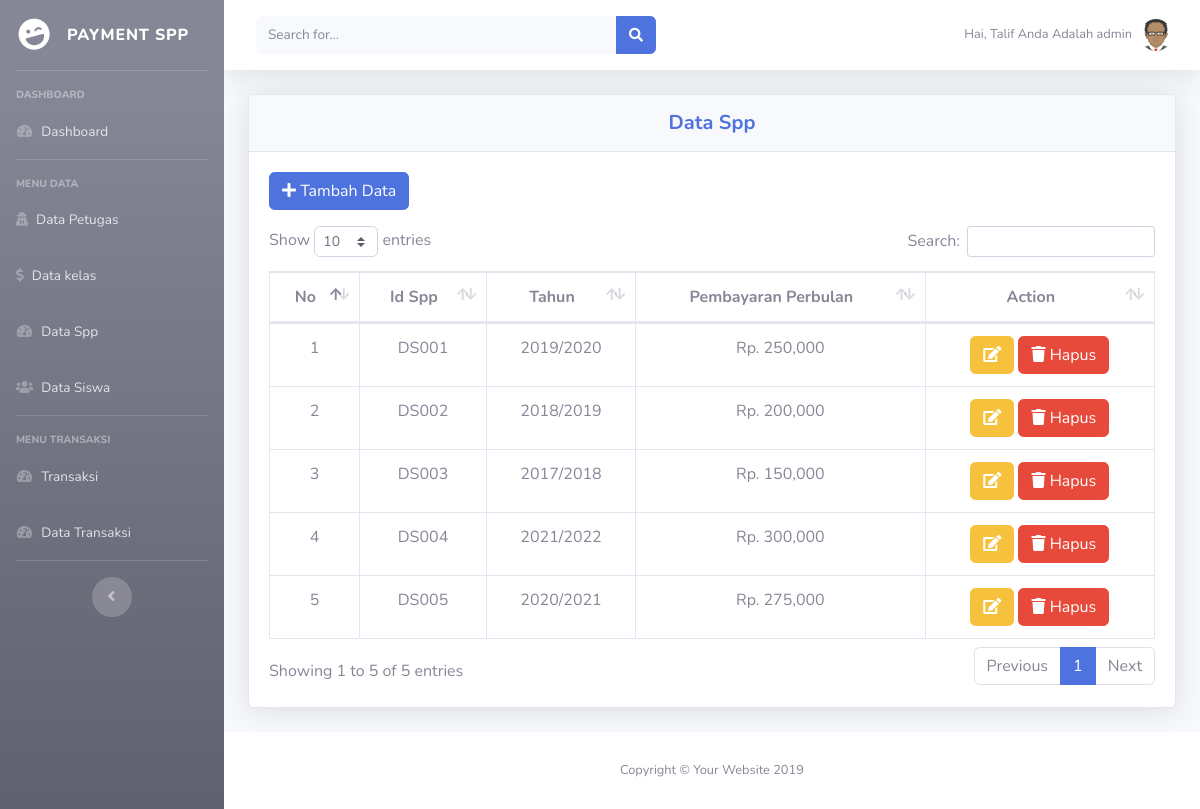
The page /data_spp.php (signed in) on the database its author committed.
### tables this page shows
CREATE TABLE `tb_petugas` (
  `id_petugas` varchar(50) NOT NULL,
  `username` varchar(50) NOT NULL,
  `password` varchar(50) NOT NULL,
  `nama_petugas` varchar(50) NOT NULL,
  `level` varchar(50) NOT NULL
);

CREATE TABLE `tb_spp` (
  `id_spp` varchar(50) NOT NULL,
  `tahun` varchar(50) NOT NULL,
  `nominal` int(11) NOT NULL
);

### data_spp.php (the view, shortened to what this page needs)
<?php
  if ($_SESSION['admin'] || $_SESSION['petugas'] || $_SESSION['siswa']) {
 ?>
<!DOCTYPE html>
<html lang="en">
<head>
  <link href="vendor/fontawesome-free/css/all.min.css" rel="stylesheet" type="text/css">
  <link href="css/sb-admin-2.min.css" rel="stylesheet">
  <link href="vendor/datatables/dataTables.bootstrap4.min.css" rel="stylesheet">
</head>
<body id="page-top">
  <div id="wrapper">
      <?php
        include 'sidebar.php'
      ?>
    <div id="content-wrapper" class="d-flex flex-column">
      <div id="content">
        <nav class="navbar navbar-expand navbar-light bg-white topbar mb-4 static-top shadow">
          <form class="d-none d-sm-inline-block form-inline mr-auto ml-md-3 my-2 my-md-0 mw-100 navbar-search">
            <div class="input-group">
              <input type="text" class="form-control bg-light border-0 small" placeholder="Search for..." aria-label="Search" aria-describedby="basic-addon2">
              <div class="input-group-append">
                <button class="btn btn-primary" type="button">
                  <i class="fas fa-search fa-sm"></i>
                </button>
              </div>
            </div>
          </form>
            <?php include 'menu2.php'; ?>
        </nav>
        <div class="container-fluid">
          <div class="card shadow mb-4">
            <div class="card-header py-3">
              <h5 class="m-0 font-weight-bold text-primary" align="Center">Data Spp</h5>
            </div>
            <div class="card-body">
              <div class="table-responsive">
              <button type="button" class="btn btn-primary mb-3" data-toggle="modal" data-target="#tambah"><i class="fa fa-plus"></i> Tambah Data</button>
                <table class="table table-bordered" id="dataTable" width="100%" cellspacing="0">
                  <thead>
                    <tr style="text-align: center;">
                      <th>No</th>
                      <th>Id Spp</th>
                      <th>Tahun</th>
                      <th>Pembayaran Perbulan</th>
                      <th>Action</th>
                    </tr>
                  </thead>
                  <tbody>
                     <?php
                    include 'koneksi.php';
                      $no = 1;
                      $sql = $koneksi->query("SELECT * FROM tb_spp");
                      while ($data = $sql->fetch_assoc()) {
                        ?>
                    <tr style="text-align: center;">
                      <td><?php echo $no++; ?></td>
                      <td><?php echo $data['id_spp']; ?></td>
                      <td><?php echo $data['tahun']; ?></td>
                      <td>Rp. <?php echo number_format( $data['nominal']) ?></td>
                      <td>
                        <button type="button" class="btn btn-warning" data-toggle="modal" data-target="#edit<?= $data['id_spp']; ?>"><i class="fa fa-edit"></i></button>
                        <a href="hapus_spp.php?id=<?php echo $data['id_spp']; ?>" class="btn btn-danger" onclick="return confirm('Apakah Anda Ingin Menghapus Data Ini ?')"><i  class="fas fa-trash"></i> Hapus</a>
                      </td>
                    </tr>
                  <?php } ?>
                  </tbody>
                </table>
              </div>
            </div>
          </div>
        </div>
      </div>
      <footer class="sticky-footer bg-white">
        <div class="container my-auto">
          <div class="copyright text-center my-auto">
            <span>Copyright &copy; Your Website 2019</span>
          </div>
        </div>
      </footer>
</body>
</html>
<?php
}
else {
header("location:login.php");
}
 ?>

### menu2.php (shortened to what this page needs)
<?php
include 'koneksi.php';
    if ($_SESSION['admin']) {
      $user = $_SESSION['admin'];
    }
    elseif ($_SESSION['petugas']) {
      $user = $_SESSION['petugas'];
    }
    elseif ($_SESSION['siswa']) {
      $user = $_SESSION['siswa'];
    }
    $sql_user = $koneksi->query("select * from tb_petugas where id_petugas='$user'");
    $data_user = $sql_user->fetch_assoc();
    $nama = $data_user['nama_petugas'];
    $level = $data_user['level'];
  ?>
      <ul class="navbar-nav ml-auto">
        <li class="nav-item dropdown no-arrow">
          <a class="nav-link dropdown-toggle" href="#" id="userDropdown" role="button" data-toggle="dropdown" aria-haspopup="true" aria-expanded="false">
            <span class="mr-2 d-none d-lg-inline text-gray-600 small">Hai, <?php echo $nama; ?> Anda Adalah <?php echo $level; ?></span>
            <img class="img-profile rounded-circle" src="img/avatar.png">
          </a>
        </li>
      </ul>

### rows shown on the page
tb_petugas: nama_petugas "Talif", level "admin"
tb_spp: id_spp "DS001", tahun "2019/2020", nominal "250,000"
tb_spp: id_spp "DS002", tahun "2018/2019", nominal "200,000"
tb_spp: id_spp "DS003", tahun "2017/2018", nominal "150,000"
tb_spp: id_spp "DS004", tahun "2021/2022", nominal "300,000"
tb_spp: id_spp "DS005", tahun "2020/2021", nominal "275,000"
